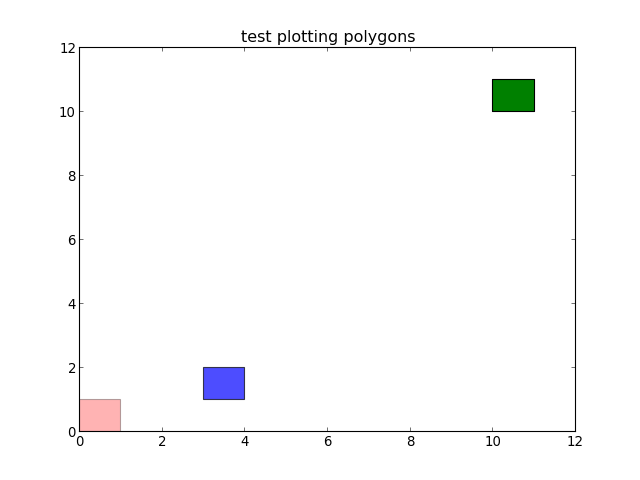

Write Python code to recreate this figure.
from pylayers.util.geomutil import * 
import matplotlib.pyplot as plt
import numpy as np
p1 = np.array([[0,1,1,0],[0,0,1,1]])
P1 = Polygon(p1)
p2 = [[3,4,4,3],[1,1,2,2]]
P2 = Polygon(p2)
p3 = [np.array([10,10]),np.array([11,10]),np.array([11,11]),np.array([10,11])]
P3 = Polygon(p3)
P1.plot('red',alpha=0.3)
P2.plot('blue',alpha=0.7)
P3.plot('green',alpha=1)
title = plt.title('test plotting polygons')
